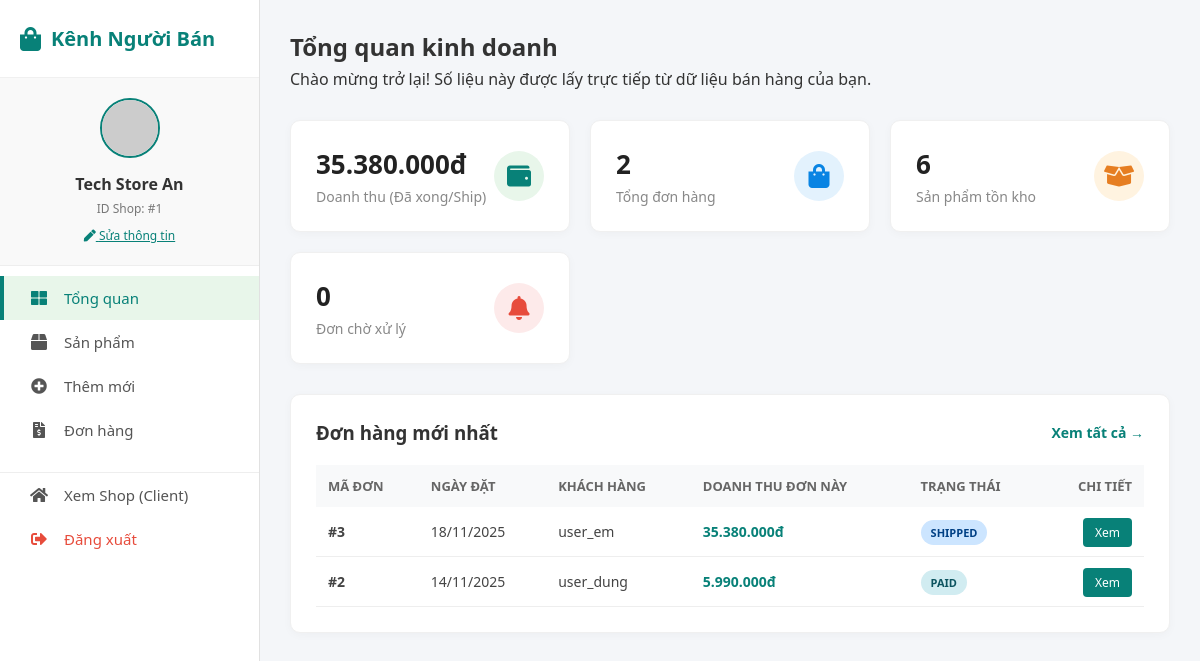
Page /page/SellerPage/dashboard.php (signed in) on the earlier database version.
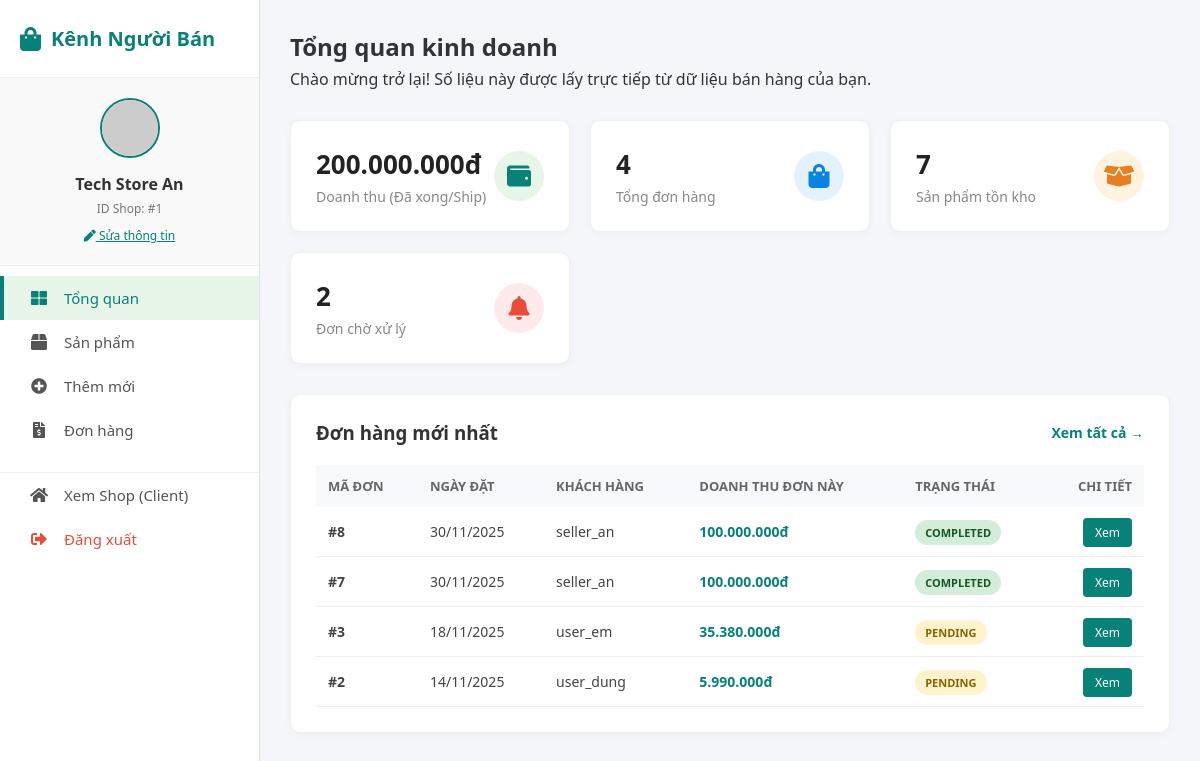
Same page on the later database version.
### tables this page shows
CREATE TABLE `orders` (
  `oid` int(11) NOT NULL,
  `aid` int(11) NOT NULL,
  `fullname` varchar(255) NOT NULL,
  `phone` varchar(20) NOT NULL,
  `address` text NOT NULL,
  `note` text DEFAULT NULL,
  `order_date` datetime NOT NULL DEFAULT current_timestamp(),
  `total_amount` decimal(10,2) NOT NULL,
  `status` enum('pending','paid','shipped','completed','cancelled') NOT NULL DEFAULT 'pending',
  `created_at` timestamp NOT NULL DEFAULT current_timestamp()
);

CREATE TABLE `acc` (
  `aid` int(11) NOT NULL,
  `afname` varchar(100) NOT NULL,
  `alname` varchar(100) NOT NULL,
  `email` varchar(100) NOT NULL,
  `phone` varchar(20) NOT NULL,
  `username` varchar(50) NOT NULL,
  `password` varchar(255) NOT NULL,
  `role` enum('admin','seller','user') NOT NULL DEFAULT 'user'
);

### page/SellerPage/dashboard.php (the view, shortened to what the changed rows need)
<?php
$sid = $_SESSION['shop_id'];
$sql_rev = "SELECT SUM(oi.quantity * oi.price) as total_revenue
            FROM order_items oi
            JOIN products p ON oi.pid = p.pid
            JOIN orders o ON oi.oid = o.oid
            WHERE p.sid = $sid AND (o.status = 'completed' OR o.status = 'shipped')";
$res_rev = $conn->query($sql_rev);
$revenue = $res_rev->fetch_assoc()['total_revenue'] ?? 0;
$sql_orders = "SELECT COUNT(DISTINCT oi.oid) as total_orders
               FROM order_items oi
               JOIN products p ON oi.pid = p.pid
               WHERE p.sid = $sid";
$res_orders = $conn->query($sql_orders);
$total_orders = $res_orders->fetch_assoc()['total_orders'] ?? 0;
$sql_prods = "SELECT COUNT(*) as total_products FROM products WHERE sid = $sid";
$res_prods = $conn->query($sql_prods);
$total_products = $res_prods->fetch_assoc()['total_products'] ?? 0;
$sql_pending = "SELECT COUNT(DISTINCT oi.oid) as pending
                FROM order_items oi
                JOIN products p ON oi.pid = p.pid
                JOIN orders o ON oi.oid = o.oid
                WHERE p.sid = $sid AND o.status = 'pending'";
$res_pending = $conn->query($sql_pending);
$pending_orders = $res_pending->fetch_assoc()['pending'] ?? 0;
$sql_recent = "SELECT o.oid, acc.username, o.order_date, o.status,
               SUM(oi.quantity * oi.price) as shop_total
               FROM orders o
               JOIN order_items oi ON o.oid = oi.oid
               JOIN products p ON oi.pid = p.pid
               JOIN acc ON o.aid = acc.aid
               WHERE p.sid = $sid
               GROUP BY o.oid, acc.username, o.order_date, o.status
               ORDER BY o.order_date DESC LIMIT 5";
$recent_orders = $conn->query($sql_recent);
?>
<!DOCTYPE html>
<html lang="vi">
<head>
    <link rel="stylesheet" href="https://cdnjs.cloudflare.com/ajax/libs/font-awesome/5.15.4/css/all.min.css" />
</head>
<body>
    <div class="sidebar">
        <div class="sidebar-header">
            <h2>Kênh Người Bán</h2>
        </div>
    </div>
    <div class="main-content">
        <div class="page-header">
            <h2>Tổng quan kinh doanh</h2>
        </div>
        <div class="stats-grid">
            <div class="card c-revenue">
                <div class="card-info">
                    <h3><?= number_format($revenue, 0, ',', '.') ?>đ</h3>
                    <p>Doanh thu (Đã xong/Ship)</p>
                </div>
            </div>
            <div class="card c-orders">
                <div class="card-info">
                    <h3><?= $total_orders ?></h3>
                    <p>Tổng đơn hàng</p>
                </div>
            </div>
            <div class="card c-products">
                <div class="card-info">
                    <h3><?= $total_products ?></h3>
                    <p>Sản phẩm tồn kho</p>
                </div>
            </div>
            <div class="card c-pending">
                <div class="card-info">
                    <h3><?= $pending_orders ?></h3>
                    <p>Đơn chờ xử lý</p>
                </div>
            </div>
        </div>
        <div class="table-section">
            <?php if ($recent_orders && $recent_orders->num_rows > 0): ?>
                <table>
                    <thead>
                        <tr>
                            <th>Mã đơn</th>
                            <th>Ngày đặt</th>
                            <th>Khách hàng</th>
                            <th>Doanh thu đơn này</th>
                            <th>Trạng thái</th>
                            <th style="text-align: right;">Chi tiết</th>
                        </tr>
                    </thead>
                    <tbody>
                        <?php while ($row = $recent_orders->fetch_assoc()): ?>
                            <tr>
                                <td><b>#<?= $row['oid'] ?></b></td>
                                <td><?= date('d/m/Y', strtotime($row['order_date'])) ?></td>
                                <td><?= htmlspecialchars($row['username']) ?></td>
                                <td style="font-weight: bold; color: #088178;"><?= number_format($row['shop_total'], 0, ',', '.') ?>đ</td>
                                <td><span class="badge st-<?= $row['status'] ?>"><?= ucfirst($row['status']) ?></span></td>
                                <td style="text-align: right;"><a href="orders.php?id=<?= $row['oid'] ?>" class="btn-action">Xem</a></td>
                            </tr>
                        <?php endwhile; ?>
                    </tbody>
                </table>
            <?php endif; ?>
        </div>
    </div>
</body>
</html>

Differences in the rows shown:
added orders: oid "8", order_date "30/11/2025", aid.username "seller_an", shop_total "100.000.000", status "COMPLETED"
added orders: oid "7", order_date "30/11/2025", aid.username "seller_an", shop_total "100.000.000", status "COMPLETED"
changed orders "user_em": status "SHIPPED" → "PENDING"
changed orders "user_dung": status "PAID" → "PENDING"
Other differences:
$revenue: "35.380.000" → "200.000.000"
$total_orders: "2" → "4"
$total_products: "6" → "7"
$pending_orders: "0" → "2"
